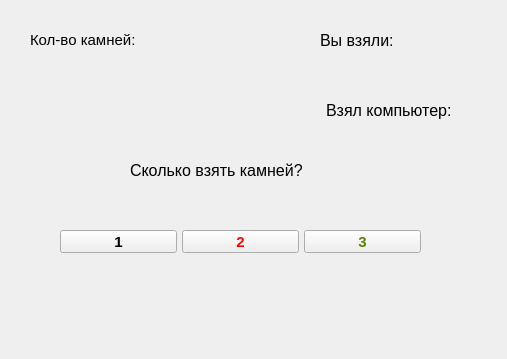
<?xml version="1.0" encoding="UTF-8"?>
<ui version="4.0">
 <class>Form</class>
 <widget class="QWidget" name="Form">
  <property name="geometry">
   <rect>
    <x>0</x>
    <y>0</y>
    <width>507</width>
    <height>359</height>
   </rect>
  </property>
  <property name="windowTitle">
   <string>Form</string>
  </property>
  <property name="layoutDirection">
   <enum>Qt::LeftToRight</enum>
  </property>
  <widget class="QLabel" name="count_stone_lbl">
   <property name="geometry">
    <rect>
     <x>30</x>
     <y>30</y>
     <width>131</width>
     <height>20</height>
    </rect>
   </property>
   <property name="font">
    <font>
     <pointsize>11</pointsize>
    </font>
   </property>
   <property name="text">
    <string>Кол-во камней:</string>
   </property>
  </widget>
  <widget class="QLabel" name="label_2">
   <property name="geometry">
    <rect>
     <x>130</x>
     <y>160</y>
     <width>231</width>
     <height>20</height>
    </rect>
   </property>
   <property name="font">
    <font>
     <pointsize>12</pointsize>
    </font>
   </property>
   <property name="layoutDirection">
    <enum>Qt::RightToLeft</enum>
   </property>
   <property name="text">
    <string>Сколько взять камней?</string>
   </property>
  </widget>
  <widget class="QLabel" name="player_take_lbl">
   <property name="geometry">
    <rect>
     <x>320</x>
     <y>30</y>
     <width>81</width>
     <height>20</height>
    </rect>
   </property>
   <property name="font">
    <font>
     <pointsize>12</pointsize>
    </font>
   </property>
   <property name="text">
    <string>Вы взяли:</string>
   </property>
  </widget>
  <widget class="QLabel" name="bot_take_lbl">
   <property name="geometry">
    <rect>
     <x>326</x>
     <y>100</y>
     <width>161</width>
     <height>20</height>
    </rect>
   </property>
   <property name="font">
    <font>
     <pointsize>12</pointsize>
    </font>
   </property>
   <property name="text">
    <string>Взял компьютер:</string>
   </property>
  </widget>
  <widget class="QPushButton" name="btn_2">
   <property name="geometry">
    <rect>
     <x>182</x>
     <y>230</y>
     <width>117</width>
     <height>23</height>
    </rect>
   </property>
   <property name="font">
    <font>
     <pointsize>11</pointsize>
     <weight>75</weight>
     <bold>true</bold>
    </font>
   </property>
   <property name="styleSheet">
    <string notr="true">color: qlineargradient(spread:pad, x1:0, y1:0, x2:1, y2:0, stop:0 rgba(255, 0, 0, 255), stop:0.166 rgba(255, 255, 0, 255), stop:0.333 rgba(0, 255, 0, 255), stop:0.5 rgba(0, 255, 255, 255), stop:0.666 rgba(0, 0, 255, 255), stop:0.833 rgba(255, 0, 255, 255), stop:1 rgba(255, 0, 0, 255));
selection-color: rgb(85, 0, 127);
gridline-color: rgb(255, 0, 0);
border-right-color: rgb(85, 255, 127);</string>
   </property>
   <property name="text">
    <string>2</string>
   </property>
   <attribute name="buttonGroup">
    <string notr="true">btn_group</string>
   </attribute>
  </widget>
  <widget class="QPushButton" name="btn_1">
   <property name="geometry">
    <rect>
     <x>60</x>
     <y>230</y>
     <width>117</width>
     <height>23</height>
    </rect>
   </property>
   <property name="font">
    <font>
     <pointsize>11</pointsize>
     <weight>75</weight>
     <bold>true</bold>
    </font>
   </property>
   <property name="styleSheet">
    <string notr="true">color: qlineargradient(spread:pad, x1:0, y1:1, x2:0, y2:0, stop:0 rgba(0, 0, 0, 255), stop:0.05 rgba(14, 8, 73, 255), stop:0.36 rgba(28, 17, 145, 255), stop:0.6 rgba(126, 14, 81, 255), stop:0.75 rgba(234, 11, 11, 255), stop:0.79 rgba(244, 70, 5, 255), stop:0.86 rgba(255, 136, 0, 255), stop:0.935 rgba(239, 236, 55, 255));</string>
   </property>
   <property name="text">
    <string>1</string>
   </property>
   <attribute name="buttonGroup">
    <string notr="true">btn_group</string>
   </attribute>
  </widget>
  <widget class="QPushButton" name="btn_3">
   <property name="geometry">
    <rect>
     <x>304</x>
     <y>230</y>
     <width>117</width>
     <height>23</height>
    </rect>
   </property>
   <property name="font">
    <font>
     <pointsize>11</pointsize>
     <weight>75</weight>
     <bold>true</bold>
    </font>
   </property>
   <property name="styleSheet">
    <string notr="true">color: qlineargradient(spread:pad, x1:0, y1:0, x2:1, y2:0, stop:0 rgba(9, 41, 4, 255), stop:0.085 rgba(2, 79, 0, 255), stop:0.19 rgba(50, 147, 22, 255), stop:0.275 rgba(236, 191, 49, 255), stop:0.39 rgba(243, 61, 34, 255), stop:0.555 rgba(135, 81, 60, 255), stop:0.667 rgba(121, 75, 255, 255), stop:0.825 rgba(164, 255, 244, 255), stop:0.885 rgba(104, 222, 71, 255), stop:1 rgba(93, 128, 0, 255));</string>
   </property>
   <property name="text">
    <string>3</string>
   </property>
   <attribute name="buttonGroup">
    <string notr="true">btn_group</string>
   </attribute>
  </widget>
 </widget>
 <resources>
  <include location="res.qrc"/>
 </resources>
 <connections/>
 <buttongroups>
  <buttongroup name="btn_group"/>
 </buttongroups>
</ui>
